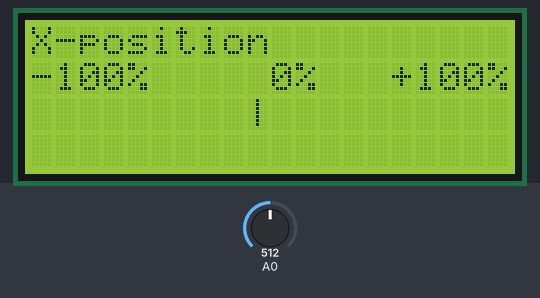
Bench run of a sketch on a simulated Arduino Mega 2560, built with avr-gcc and run on an emulated ATmega2560. Parts: 20×4 character LCD. The test bench sets the inputs (shaded band); at power-on: A0 = 512.

Above: at 1.2 s.
1.3 s: A0 set to 716
2.8 s: A0 set to 900
4.3 s: A0 set to 1023
Timing chart, 0 to 7.3 s (numbered marks = the images above; inputs shaded):
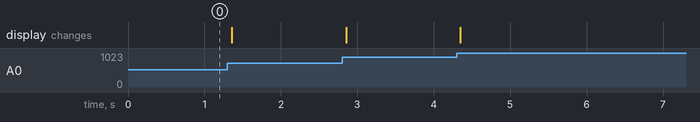

The sketch:

joystick.ino
```cpp
#include <LiquidCrystal.h>

LiquidCrystal lcd(37, 36, 35, 34, 33, 32);

int analogValue1;
int joystickPosition;

void setup() {
  lcd.begin(20, 4);
  lcd.setCursor(0, 0);
  lcd.print("kartoshka gang");
  lcd.setCursor(0, 1);
  lcd.print("We love potato");
  Serial.begin(9600);
}

void loop() {
  analogValue1 = analogRead(A0);
  // analogValue2 = analogRead(A1);

  joystickPosition = map(analogValue1, 0, 1023, 0, 19);

  // Clear the LCD
  lcd.clear();

//   Display analogValue1 (Potentiometer) on the first row
  lcd.setCursor(0, 0);
  lcd.print("X-position");

  lcd.setCursor(0, 1);
  lcd.print("-100%     0%   +100%");

  lcd.setCursor(joystickPosition, 2);
  lcd.print("|");

  delay(100);
}
```
